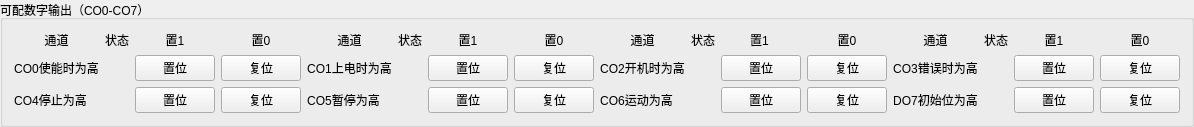
              <widget class="QGroupBox" name="groupBox_DO_3">
               <property name="sizePolicy">
                <sizepolicy hsizetype="Preferred" vsizetype="Maximum">
                 <horstretch>0</horstretch>
                 <verstretch>0</verstretch>
                </sizepolicy>
               </property>
               <property name="title">
                <string>可配数字输出（CO0-CO7）</string>
               </property>
               <layout class="QGridLayout" name="gridLayout_12">
                <item row="0" column="14">
                 <widget class="QLabel" name="l_do_h3_6">
                  <property name="sizePolicy">
                   <sizepolicy hsizetype="Preferred" vsizetype="Maximum">
                    <horstretch>0</horstretch>
                    <verstretch>0</verstretch>
                   </sizepolicy>
                  </property>
                  <property name="text">
                   <string>置1</string>
                  </property>
                  <property name="alignment">
                   <set>Qt::AlignCenter</set>
                  </property>
                 </widget>
                </item>
                <item row="1" column="1">
                 <widget class="c_Fr_Light" name="CGXi_CO0_State" native="true">
                  <property name="sizePolicy">
                   <sizepolicy hsizetype="Maximum" vsizetype="Preferred">
                    <horstretch>0</horstretch>
                    <verstretch>0</verstretch>
                   </sizepolicy>
                  </property>
                  <property name="minimumSize">
                   <size>
                    <width>20</width>
                    <height>20</height>
                   </size>
                  </property>
                 </widget>
                </item>
                <item row="1" column="2">
                 <widget class="QPushButton" name="CGXi_CO0_Set">
                  <property name="text">
                   <string>置位</string>
                  </property>
                 </widget>
                </item>
                <item row="0" column="9">
                 <widget class="QLabel" name="l_do_h2_5">
                  <property name="sizePolicy">
                   <sizepolicy hsizetype="Preferred" vsizetype="Maximum">
                    <horstretch>0</horstretch>
                    <verstretch>0</verstretch>
                   </sizepolicy>
                  </property>
                  <property name="text">
                   <string>状态</string>
                  </property>
                  <property name="alignment">
                   <set>Qt::AlignCenter</set>
                  </property>
                 </widget>
                </item>
                <item row="0" column="3">
                 <widget class="QLabel" name="l_do_h4_3">
                  <property name="sizePolicy">
                   <sizepolicy hsizetype="Preferred" vsizetype="Maximum">
                    <horstretch>0</horstretch>
                    <verstretch>0</verstretch>
                   </sizepolicy>
                  </property>
                  <property name="text">
                   <string>置0</string>
                  </property>
                  <property name="alignment">
                   <set>Qt::AlignCenter</set>
                  </property>
                 </widget>
                </item>
                <item row="0" column="12">
                 <widget class="QLabel" name="l_do_h1_6">
                  <property name="sizePolicy">
                   <sizepolicy hsizetype="Preferred" vsizetype="Maximum">
                    <horstretch>0</horstretch>
                    <verstretch>0</verstretch>
                   </sizepolicy>
                  </property>
                  <property name="text">
                   <string>通道</string>
                  </property>
                  <property name="alignment">
                   <set>Qt::AlignCenter</set>
                  </property>
                 </widget>
                </item>
                <item row="2" column="5">
                 <widget class="c_Fr_Light" name="CGXi_CO5_State" native="true">
                  <property name="sizePolicy">
                   <sizepolicy hsizetype="Maximum" vsizetype="Preferred">
                    <horstretch>0</horstretch>
                    <verstretch>0</verstretch>
                   </sizepolicy>
                  </property>
                  <property name="minimumSize">
                   <size>
                    <width>20</width>
                    <height>20</height>
                   </size>
                  </property>
                 </widget>
                </item>
                <item row="0" column="10">
                 <widget class="QLabel" name="l_do_h3_5">
                  <property name="sizePolicy">
                   <sizepolicy hsizetype="Preferred" vsizetype="Maximum">
                    <horstretch>0</horstretch>
                    <verstretch>0</verstretch>
                   </sizepolicy>
                  </property>
                  <property name="text">
                   <string>置1 </string>
                  </property>
                  <property name="alignment">
                   <set>Qt::AlignCenter</set>
                  </property>
                 </widget>
                </item>
                <item row="0" column="11">
                 <widget class="QLabel" name="l_do_h4_5">
                  <property name="sizePolicy">
                   <sizepolicy hsizetype="Preferred" vsizetype="Maximum">
                    <horstretch>0</horstretch>
                    <verstretch>0</verstretch>
                   </sizepolicy>
                  </property>
                  <property name="text">
                   <string>置0</string>
                  </property>
                  <property name="alignment">
                   <set>Qt::AlignCenter</set>
                  </property>
                 </widget>
                </item>
                <item row="2" column="4">
                 <widget class="QLabel" name="label_DO1_8">
                  <property name="sizePolicy">
                   <sizepolicy hsizetype="Maximum" vsizetype="Preferred">
                    <horstretch>0</horstretch>
                    <verstretch>0</verstretch>
                   </sizepolicy>
                  </property>
                  <property name="text">
                   <string>CO5暂停为高</string>
                  </property>
                  <property name="alignment">
                   <set>Qt::AlignCenter</set>
                  </property>
                 </widget>
                </item>
                <item row="2" column="7">
                 <widget class="QPushButton" name="CGXi_CO5_Reset">
                  <property name="text">
                   <string>复位</string>
                  </property>
                 </widget>
                </item>
                <item row="0" column="6">
                 <widget class="QLabel" name="l_do_h3_4">
                  <property name="sizePolicy">
                   <sizepolicy hsizetype="Preferred" vsizetype="Maximum">
                    <horstretch>0</horstretch>
                    <verstretch>0</verstretch>
                   </sizepolicy>
                  </property>
                  <property name="text">
                   <string>置1</string>
                  </property>
                  <property name="alignment">
                   <set>Qt::AlignCenter</set>
                  </property>
                 </widget>
                </item>
                <item row="1" column="3">
                 <widget class="QPushButton" name="CGXi_CO0_Reset">
                  <property name="text">
                   <string>复位</string>
                  </property>
                 </widget>
                </item>
                <item row="0" column="8">
                 <widget class="QLabel" name="l_do_h1_5">
                  <property name="sizePolicy">
                   <sizepolicy hsizetype="Preferred" vsizetype="Maximum">
                    <horstretch>0</horstretch>
                    <verstretch>0</verstretch>
                   </sizepolicy>
                  </property>
                  <property name="text">
                   <string>通道</string>
                  </property>
                  <property name="alignment">
                   <set>Qt::AlignCenter</set>
                  </property>
                 </widget>
                </item>
                <item row="0" column="1">
                 <widget class="QLabel" name="l_do_h2_3">
                  <property name="sizePolicy">
                   <sizepolicy hsizetype="Preferred" vsizetype="Maximum">
                    <horstretch>0</horstretch>
                    <verstretch>0</verstretch>
                   </sizepolicy>
                  </property>
                  <property name="text">
                   <string>状态</string>
                  </property>
                  <property name="alignment">
                   <set>Qt::AlignCenter</set>
                  </property>
                 </widget>
                </item>
                <item row="0" column="4">
                 <widget class="QLabel" name="l_do_h1_4">
                  <property name="sizePolicy">
                   <sizepolicy hsizetype="Preferred" vsizetype="Maximum">
                    <horstretch>0</horstretch>
                    <verstretch>0</verstretch>
                   </sizepolicy>
                  </property>
                  <property name="text">
                   <string>通道</string>
                  </property>
                  <property name="alignment">
                   <set>Qt::AlignCenter</set>
                  </property>
                 </widget>
                </item>
                <item row="0" column="13">
                 <widget class="QLabel" name="l_do_h2_6">
                  <property name="sizePolicy">
                   <sizepolicy hsizetype="Preferred" vsizetype="Maximum">
                    <horstretch>0</horstretch>
                    <verstretch>0</verstretch>
                   </sizepolicy>
                  </property>
                  <property name="text">
                   <string>状态</string>
                  </property>
                  <property name="alignment">
                   <set>Qt::AlignCenter</set>
                  </property>
                 </widget>
                </item>
                <item row="0" column="0">
                 <widget class="QLabel" name="l_do_h1_3">
                  <property name="sizePolicy">
                   <sizepolicy hsizetype="Preferred" vsizetype="Maximum">
                    <horstretch>0</horstretch>
                    <verstretch>0</verstretch>
                   </sizepolicy>
                  </property>
                  <property name="text">
                   <string>通道</string>
                  </property>
                  <property name="alignment">
                   <set>Qt::AlignCenter</set>
                  </property>
                 </widget>
                </item>
                <item row="2" column="6">
                 <widget class="QPushButton" name="CGXi_CO5_Set">
                  <property name="text">
                   <string>置位</string>
                  </property>
                 </widget>
                </item>
                <item row="0" column="5">
                 <widget class="QLabel" name="l_do_h2_4">
                  <property name="sizePolicy">
                   <sizepolicy hsizetype="Preferred" vsizetype="Maximum">
                    <horstretch>0</horstretch>
                    <verstretch>0</verstretch>
                   </sizepolicy>
                  </property>
                  <property name="text">
                   <string>状态</string>
                  </property>
                  <property name="alignment">
                   <set>Qt::AlignCenter</set>
                  </property>
                 </widget>
                </item>
                <item row="0" column="2">
                 <widget class="QLabel" name="l_do_h3_3">
                  <property name="sizePolicy">
                   <sizepolicy hsizetype="Preferred" vsizetype="Maximum">
                    <horstretch>0</horstretch>
                    <verstretch>0</verstretch>
                   </sizepolicy>
                  </property>
                  <property name="text">
                   <string>置1</string>
                  </property>
                  <property name="alignment">
                   <set>Qt::AlignCenter</set>
                  </property>
                 </widget>
                </item>
                <item row="0" column="7">
                 <widget class="QLabel" name="l_do_h4_4">
                  <property name="sizePolicy">
                   <sizepolicy hsizetype="Preferred" vsizetype="Maximum">
                    <horstretch>0</horstretch>
                    <verstretch>0</verstretch>
                   </sizepolicy>
                  </property>
                  <property name="text">
                   <string>置0</string>
                  </property>
                  <property name="alignment">
                   <set>Qt::AlignCenter</set>
                  </property>
                 </widget>
                </item>
                <item row="1" column="0">
                 <widget class="QLabel" name="label_DO0_3">
                  <property name="sizePolicy">
                   <sizepolicy hsizetype="Maximum" vsizetype="Preferred">
                    <horstretch>0</horstretch>
                    <verstretch>0</verstretch>
                   </sizepolicy>
                  </property>
                  <property name="text">
                   <string>CO0使能时为高</string>
                  </property>
                  <property name="alignment">
                   <set>Qt::AlignCenter</set>
                  </property>
                 </widget>
                </item>
                <item row="0" column="15">
                 <widget class="QLabel" name="l_do_h4_6">
                  <property name="sizePolicy">
                   <sizepolicy hsizetype="Preferred" vsizetype="Maximum">
                    <horstretch>0</horstretch>
                    <verstretch>0</verstretch>
                   </sizepolicy>
                  </property>
                  <property name="text">
                   <string>置0</string>
                  </property>
                  <property name="alignment">
                   <set>Qt::AlignCenter</set>
                  </property>
                 </widget>
                </item>
                <item row="1" column="4">
                 <widget class="QLabel" name="label_DO1_7">
                  <property name="sizePolicy">
                   <sizepolicy hsizetype="Maximum" vsizetype="Preferred">
                    <horstretch>0</horstretch>
                    <verstretch>0</verstretch>
                   </sizepolicy>
                  </property>
                  <property name="text">
                   <string>CO1上电时为高</string>
                  </property>
                  <property name="alignment">
                   <set>Qt::AlignCenter</set>
                  </property>
                 </widget>
                </item>
                <item row="1" column="5">
                 <widget class="c_Fr_Light" name="CGXi_CO1_State" native="true">
                  <property name="sizePolicy">
                   <sizepolicy hsizetype="Maximum" vsizetype="Preferred">
                    <horstretch>0</horstretch>
                    <verstretch>0</verstretch>
                   </sizepolicy>
                  </property>
                  <property name="minimumSize">
                   <size>
                    <width>20</width>
                    <height>20</height>
                   </size>
                  </property>
                 </widget>
                </item>
                <item row="1" column="6">
                 <widget class="QPushButton" name="CGXi_CO1_Set">
                  <property name="text">
                   <string>置位</string>
                  </property>
                 </widget>
                </item>
                <item row="1" column="7">
                 <widget class="QPushButton" name="CGXi_CO1_Reset">
                  <property name="text">
                   <string>复位</string>
                  </property>
                 </widget>
                </item>
                <item row="1" column="8">
                 <widget class="QLabel" name="label_DO1_9">
                  <property name="sizePolicy">
                   <sizepolicy hsizetype="Maximum" vsizetype="Preferred">
                    <horstretch>0</horstretch>
                    <verstretch>0</verstretch>
                   </sizepolicy>
                  </property>
                  <property name="text">
                   <string>CO2开机时为高</string>
                  </property>
                  <property name="alignment">
                   <set>Qt::AlignCenter</set>
                  </property>
                 </widget>
                </item>
                <item row="1" column="9">
                 <widget class="c_Fr_Light" name="CGXi_CO2_State" native="true">
                  <property name="sizePolicy">
                   <sizepolicy hsizetype="Maximum" vsizetype="Preferred">
                    <horstretch>0</horstretch>
                    <verstretch>0</verstretch>
                   </sizepolicy>
                  </property>
                  <property name="minimumSize">
                   <size>
                    <width>20</width>
                    <height>20</height>
                   </size>
                  </property>
                 </widget>
                </item>
                <item row="1" column="10">
                 <widget class="QPushButton" name="CGXi_CO2_Set">
                  <property name="text">
                   <string>置位</string>
                  </property>
                 </widget>
                </item>
                <item row="1" column="11">
                 <widget class="QPushButton" name="CGXi_CO2_Reset">
                  <property name="text">
                   <string>复位</string>
                  </property>
                 </widget>
                </item>
                <item row="2" column="0">
                 <widget class="QLabel" name="label_DO0_4">
                  <property name="sizePolicy">
                   <sizepolicy hsizetype="Maximum" vsizetype="Preferred">
                    <horstretch>0</horstretch>
                    <verstretch>0</verstretch>
                   </sizepolicy>
                  </property>
                  <property name="text">
                   <string>CO4停止为高</string>
                  </property>
                  <property name="alignment">
                   <set>Qt::AlignCenter</set>
                  </property>
                 </widget>
                </item>
                <item row="2" column="1">
                 <widget class="c_Fr_Light" name="CGXi_CO4_State" native="true">
                  <property name="sizePolicy">
                   <sizepolicy hsizetype="Maximum" vsizetype="Preferred">
                    <horstretch>0</horstretch>
                    <verstretch>0</verstretch>
                   </sizepolicy>
                  </property>
                  <property name="minimumSize">
                   <size>
                    <width>20</width>
                    <height>20</height>
                   </size>
                  </property>
                 </widget>
                </item>
                <item row="2" column="2">
                 <widget class="QPushButton" name="CGXi_CO4_Set">
                  <property name="text">
                   <string>置位</string>
                  </property>
                 </widget>
                </item>
                <item row="2" column="3">
                 <widget class="QPushButton" name="CGXi_CO4_Reset">
                  <property name="text">
                   <string>复位</string>
                  </property>
                 </widget>
                </item>
                <item row="1" column="12">
                 <widget class="QLabel" name="label_DO1_11">
                  <property name="sizePolicy">
                   <sizepolicy hsizetype="Maximum" vsizetype="Preferred">
                    <horstretch>0</horstretch>
                    <verstretch>0</verstretch>
                   </sizepolicy>
                  </property>
                  <property name="text">
                   <string>CO3错误时为高</string>
                  </property>
                  <property name="alignment">
                   <set>Qt::AlignCenter</set>
                  </property>
                 </widget>
                </item>
                <item row="1" column="15">
                 <widget class="QPushButton" name="CGXi_CO3_Reset">
                  <property name="text">
                   <string>复位</string>
                  </property>
                 </widget>
                </item>
                <item row="1" column="14">
                 <widget class="QPushButton" name="CGXi_CO3_Set">
                  <property name="text">
                   <string>置位</string>
                  </property>
                 </widget>
                </item>
                <item row="1" column="13">
                 <widget class="c_Fr_Light" name="CGXi_CO3_State" native="true">
                  <property name="sizePolicy">
                   <sizepolicy hsizetype="Maximum" vsizetype="Preferred">
                    <horstretch>0</horstretch>
                    <verstretch>0</verstretch>
                   </sizepolicy>
                  </property>
                  <property name="minimumSize">
                   <size>
                    <width>20</width>
                    <height>20</height>
                   </size>
                  </property>
                 </widget>
                </item>
                <item row="2" column="8">
                 <widget class="QLabel" name="label_DO1_10">
                  <property name="sizePolicy">
                   <sizepolicy hsizetype="Maximum" vsizetype="Preferred">
                    <horstretch>0</horstretch>
                    <verstretch>0</verstretch>
                   </sizepolicy>
                  </property>
                  <property name="text">
                   <string>CO6运动为高</string>
                  </property>
                  <property name="alignment">
                   <set>Qt::AlignCenter</set>
                  </property>
                 </widget>
                </item>
                <item row="2" column="9">
                 <widget class="c_Fr_Light" name="CGXi_CO6_State" native="true">
                  <property name="sizePolicy">
                   <sizepolicy hsizetype="Maximum" vsizetype="Preferred">
                    <horstretch>0</horstretch>
                    <verstretch>0</verstretch>
                   </sizepolicy>
                  </property>
                  <property name="minimumSize">
                   <size>
                    <width>20</width>
                    <height>20</height>
                   </size>
                  </property>
                 </widget>
                </item>
                <item row="2" column="10">
                 <widget class="QPushButton" name="CGXi_CO6_Set">
                  <property name="text">
                   <string>置位</string>
                  </property>
                 </widget>
                </item>
                <item row="2" column="11">
                 <widget class="QPushButton" name="CGXi_CO6_Reset">
                  <property name="text">
                   <string>复位</string>
                  </property>
                 </widget>
                </item>
                <item row="2" column="12">
                 <widget class="QLabel" name="label_DO1_12">
                  <property name="sizePolicy">
                   <sizepolicy hsizetype="Maximum" vsizetype="Preferred">
                    <horstretch>0</horstretch>
                    <verstretch>0</verstretch>
                   </sizepolicy>
                  </property>
                  <property name="text">
                   <string>DO7初始位为高</string>
                  </property>
                  <property name="alignment">
                   <set>Qt::AlignCenter</set>
                  </property>
                 </widget>
                </item>
                <item row="2" column="14">
                 <widget class="QPushButton" name="CGXi_CO7_Set">
                  <property name="text">
                   <string>置位</string>
                  </property>
                 </widget>
                </item>
                <item row="2" column="15">
                 <widget class="QPushButton" name="CGXi_CO7_Reset">
                  <property name="text">
                   <string>复位</string>
                  </property>
                 </widget>
                </item>
                <item row="2" column="13">
                 <widget class="c_Fr_Light" name="CGXi_CO7_State" native="true">
                  <property name="sizePolicy">
                   <sizepolicy hsizetype="Maximum" vsizetype="Preferred">
                    <horstretch>0</horstretch>
                    <verstretch>0</verstretch>
                   </sizepolicy>
                  </property>
                  <property name="minimumSize">
                   <size>
                    <width>20</width>
                    <height>20</height>
                   </size>
                  </property>
                 </widget>
                </item>
               </layout>
              </widget>
